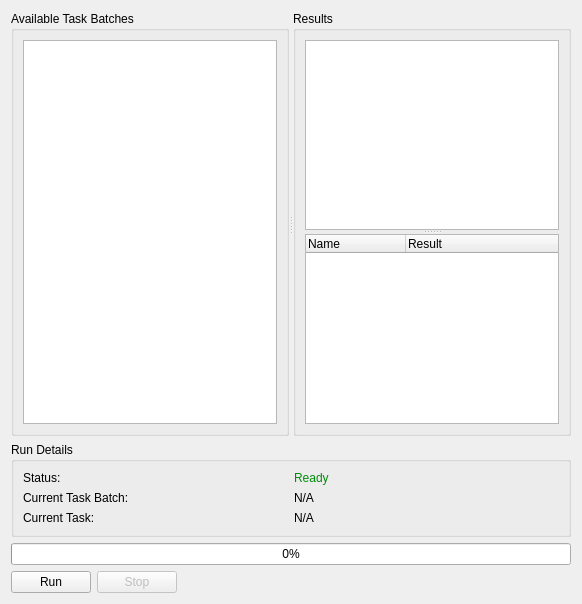
<?xml version="1.0" encoding="UTF-8"?>
<ui version="4.0">
 <class>Elpida::TaskBatchesWidget</class>
 <widget class="QWidget" name="Elpida::TaskBatchesWidget">
  <layout class="QVBoxLayout" name="verticalLayout">
   <item>
    <widget class="QSplitter" name="splitter">
     <property name="sizePolicy">
      <sizepolicy hsizetype="Expanding" vsizetype="Expanding">
       <horstretch>0</horstretch>
       <verstretch>0</verstretch>
      </sizepolicy>
     </property>
     <property name="orientation">
      <enum>Qt::Horizontal</enum>
     </property>
     <widget class="QGroupBox" name="gbTaskBatches">
      <property name="title">
       <string>Available Task Batches</string>
      </property>
      <layout class="QHBoxLayout" name="horizontalLayout_2">
       <item>
        <widget class="QListWidget" name="lwTaskBatches"/>
       </item>
      </layout>
     </widget>
     <widget class="QGroupBox" name="gbResults">
      <property name="title">
       <string>Results</string>
      </property>
      <layout class="QVBoxLayout" name="verticalLayout_2">
       <item>
        <widget class="QSplitter" name="splitter_2">
         <property name="orientation">
          <enum>Qt::Vertical</enum>
         </property>
         <widget class="QtCharts::QChartView" name="wChart"/>
         <widget class="QTreeWidget" name="twResults">
          <column>
           <property name="text">
            <string>Name</string>
           </property>
          </column>
          <column>
           <property name="text">
            <string>Result</string>
           </property>
          </column>
         </widget>
        </widget>
       </item>
      </layout>
     </widget>
    </widget>
   </item>
   <item>
    <widget class="QGroupBox" name="bgRunDetails">
     <property name="title">
      <string>Run Details</string>
     </property>
     <layout class="QGridLayout" name="gridLayout">
      <item row="2" column="1">
       <widget class="QLabel" name="lblCurrentTaskName">
        <property name="text">
         <string>N/A</string>
        </property>
       </widget>
      </item>
      <item row="2" column="0">
       <widget class="QLabel" name="lblCurrentTask">
        <property name="text">
         <string>Current Task:</string>
        </property>
       </widget>
      </item>
      <item row="1" column="0">
       <widget class="QLabel" name="lblCurrentTaskBatch">
        <property name="text">
         <string>Current Task Batch:</string>
        </property>
       </widget>
      </item>
      <item row="1" column="1">
       <widget class="QLabel" name="lblCurrentTaskBatchName">
        <property name="text">
         <string>N/A</string>
        </property>
       </widget>
      </item>
      <item row="0" column="0">
       <widget class="QLabel" name="lblStatus">
        <property name="text">
         <string>Status:</string>
        </property>
       </widget>
      </item>
      <item row="0" column="1">
       <widget class="QLabel" name="lblSatusValue">
        <property name="text">
         <string>&lt;span style=&quot;color:#008d09;&quot;&gt;Ready&lt;/span&gt;</string>
        </property>
       </widget>
      </item>
     </layout>
    </widget>
   </item>
   <item>
    <widget class="QProgressBar" name="taskBatchRunProgress">
     <property name="value">
      <number>0</number>
     </property>
    </widget>
   </item>
   <item>
    <layout class="QHBoxLayout" name="hlControls">
     <item>
      <widget class="QPushButton" name="pbRun">
       <property name="text">
        <string>Run</string>
       </property>
      </widget>
     </item>
     <item>
      <widget class="QPushButton" name="pbStop">
       <property name="enabled">
        <bool>false</bool>
       </property>
       <property name="text">
        <string>Stop</string>
       </property>
      </widget>
     </item>
     <item>
      <spacer name="hsControls">
       <property name="orientation">
        <enum>Qt::Horizontal</enum>
       </property>
       <property name="sizeHint" stdset="0">
        <size>
         <width>40</width>
         <height>20</height>
        </size>
       </property>
      </spacer>
     </item>
    </layout>
   </item>
  </layout>
 </widget>
 <customwidgets>
  <customwidget>
   <class>QtCharts::QChartView</class>
   <extends>QGraphicsView</extends>
   <header location="global">QtCharts/QChartView</header>
  </customwidget>
 </customwidgets>
 <resources/>
 <connections/>
</ui>
